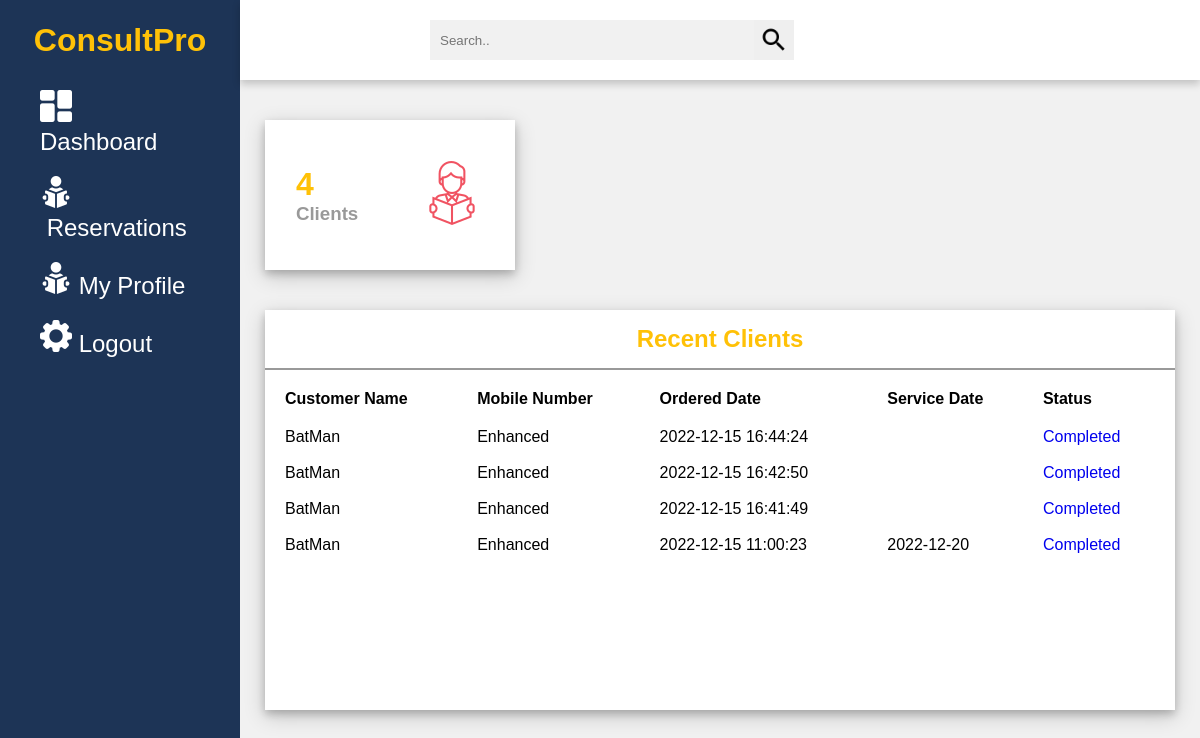
The app's page /admin-portal/consultantDashboard.php (signed in), older data.
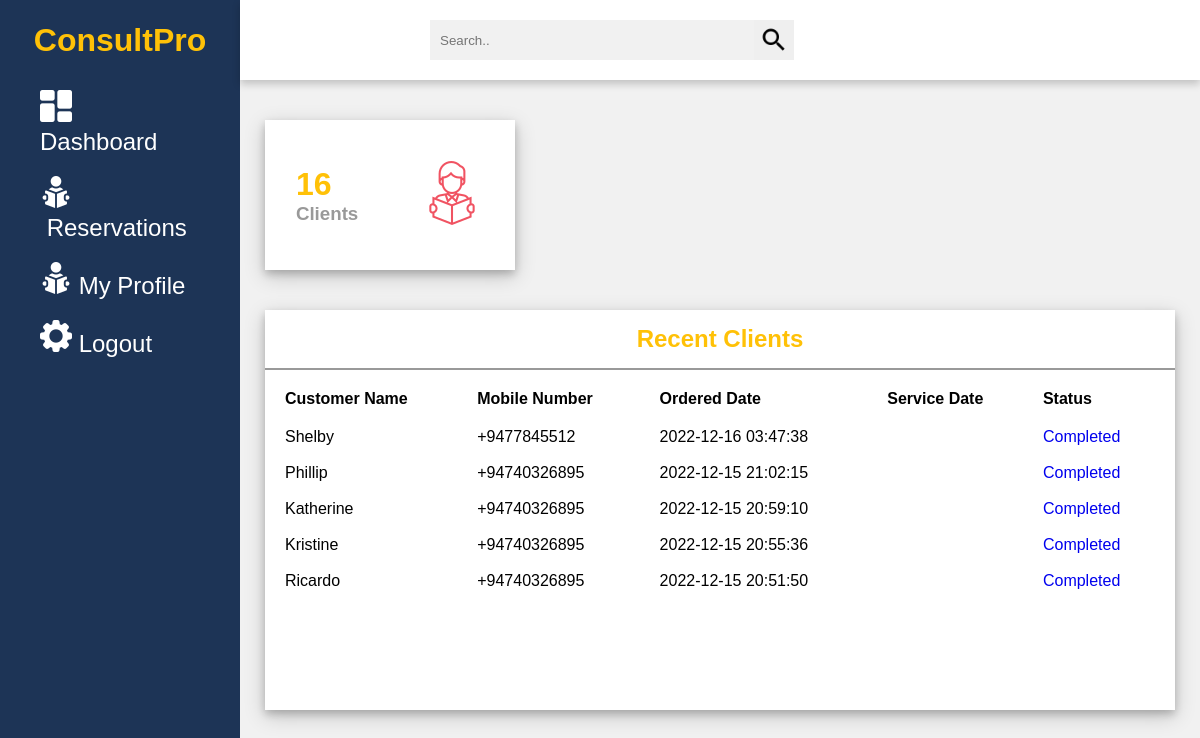
The same page, newer data.
### tables this page shows
CREATE TABLE `orders` (
  `order_id` int(11) NOT NULL,
  `customer_id` int(11) NOT NULL,
  `consultant_id` int(11) NOT NULL,
  `orderedDate` timestamp NOT NULL DEFAULT current_timestamp() ON UPDATE current_timestamp(),
  `shipmentDate` varchar(100) NOT NULL,
  `shipmentStatus` varchar(50) NOT NULL,
  `isDeleted` int(1) NOT NULL
);

CREATE TABLE `customers` (
  `customer_id` int(11) NOT NULL,
  `customerFirstName` varchar(50) NOT NULL,
  `customerLastName` varchar(50) NOT NULL,
  `customerUsername` varchar(50) NOT NULL,
  `customerEmail` varchar(100) NOT NULL,
  `password` varchar(50) NOT NULL,
  `image` text NOT NULL,
  `profession` varchar(50) NOT NULL,
  `customerMobileNo` varchar(12) NOT NULL,
  `package` varchar(20) NOT NULL,
  `createdDate` timestamp NOT NULL DEFAULT current_timestamp() ON UPDATE current_timestamp(),
  `isDeleted` int(1) NOT NULL
);

### admin-portal/consultantDashboard.php (the view, shortened to what this page needs)
<?php require_once('../connection/dbconnection.php'); ?>
<?php
$consultant_id = $_SESSION['con_id'];
?>
<?php
$order_list = "";
$query = "SELECT
          orders.*,
          customers.*,
          consultants.*
          FROM
          orders
          INNER JOIN consultants ON orders.consultant_id = consultants.consultant_id
          INNER JOIN customers ON orders.customer_id = customers.customer_id
          WHERE orders.consultant_id = '{$consultant_id}'
          ORDER BY
          orders.order_id DESC
          LIMIT 5";
$orders = mysqli_query($connection, $query);
$countQuery = "SELECT
          orders.*,
          customers.*,
          consultants.*
          FROM
          orders
          INNER JOIN consultants ON orders.consultant_id = consultants.consultant_id
          INNER JOIN customers ON orders.customer_id = customers.customer_id
          WHERE orders.consultant_id = '{$consultant_id}'
          ORDER BY
          orders.order_id ASC";
$count = mysqli_query($connection, $countQuery);
$numberOfClients = mysqli_num_rows($count);
if ($orders) {
    while ($order = mysqli_fetch_assoc($orders)) {
        $order_list .= "<tbody>";
        $order_list .= "<tr>";
        $order_list .= "<td class=\"text-left\"> {$order['customerUsername']} </td>";
        $order_list .= "<td class=\"text-left\"> {$order['customerMobileNo']} </td>";
        $order_list .= "<td class=\"text-left\"> {$order['orderedDate']} </td>";
        $order_list .= "<td class=\"text-left\"> {$order['shipmentDate']} </td>";
        $order_list .= "<td class=\"text-left\"> <a href=\"components/completed.php?con_id={$order['consultant_id']}\" onclick = \"return confirm('Are you sure to complete the order?');\"> Completed </a> </td>";
        $order_list .= "</tr>";
        $order_list .= "</tbody>";
    }
} else {
    echo "DB Failed!";
}
?>
<!DOCTYPE html>
<html lang="en">
<head>
    <link rel="stylesheet" href="./css/dashboardMain.css">
</head>
<body>
    <?php require_once('./components/sideMenuConsultant.php'); ?>
    <div class="container">
        <div class="header">
            <div class="nav">
                <div class="search">
                    <input type="text" placeholder="Search..">
                    <button type="submit"><img src="../assets/images/admin-side/search.png" alt=""></button>
                </div>
                <div class="user">
                    <div class="img-case">
                    </div>
                </div>
            </div>
        </div>
        <div class="content">
            <div class="cards">
                <div class="card">
                    <div class="box">
                        <h1><?php echo $numberOfClients ?></h1>
                        <h3>Clients</h3>
                    </div>
                    <div class="icon-case">
                        <img src="../assets/images/admin-side/students.png" alt="">
                    </div>
                </div>
            </div>
            <div class="content-2">
                <div class="recent-payments">
                    <div class="title">
                        <h2>Recent Clients</h2>
                    </div>
                    <table>
                        <tr>
                            <th>Customer Name</th>
                            <th>Mobile Number</th>
                            <th>Ordered Date</th>
                            <th>Service Date</th>
                            <th>Status</th>
                        </tr>
                        <tr>
                            <?php echo $order_list; ?>
                        </tr>
                    </table>
                </div>
            </div>
        </div>
    </div>
</body>
</html>

Row changes from the older to the newer data that the page shows:
no longer on this page (row edited): orders: customer.customerUsername "BatMan", customer.customerMobileNo "Enhanced", orderedDate "2022-12-15 16:44:24"
no longer on this page (row edited): orders: customer.customerUsername "BatMan", customer.customerMobileNo "Enhanced", orderedDate "2022-12-15 16:42:50"
no longer on this page (row edited): orders: customer.customerUsername "BatMan", customer.customerMobileNo "Enhanced", orderedDate "2022-12-15 16:41:49"
no longer on this page (row edited): orders: customer.customerUsername "BatMan", customer.customerMobileNo "Enhanced", orderedDate "2022-12-15 11:00:23", shipmentDate "2022-12-20"
added orders: customer.customerUsername "Shelby", customer.customerMobileNo "+9477845512", orderedDate "2022-12-16 03:47:38"
added orders: customer.customerUsername "Phillip", customer.customerMobileNo "+94740326895", orderedDate "2022-12-15 21:02:15"
added orders: customer.customerUsername "Katherine", customer.customerMobileNo "+94740326895", orderedDate "2022-12-15 20:59:10"
added orders: customer.customerUsername "Kristine", customer.customerMobileNo "+94740326895", orderedDate "2022-12-15 20:55:36"
added orders: customer.customerUsername "Ricardo", customer.customerMobileNo "+94740326895", orderedDate "2022-12-15 20:51:50"
Text that changed along with them:
$numberOfClients: "4" → "16"
